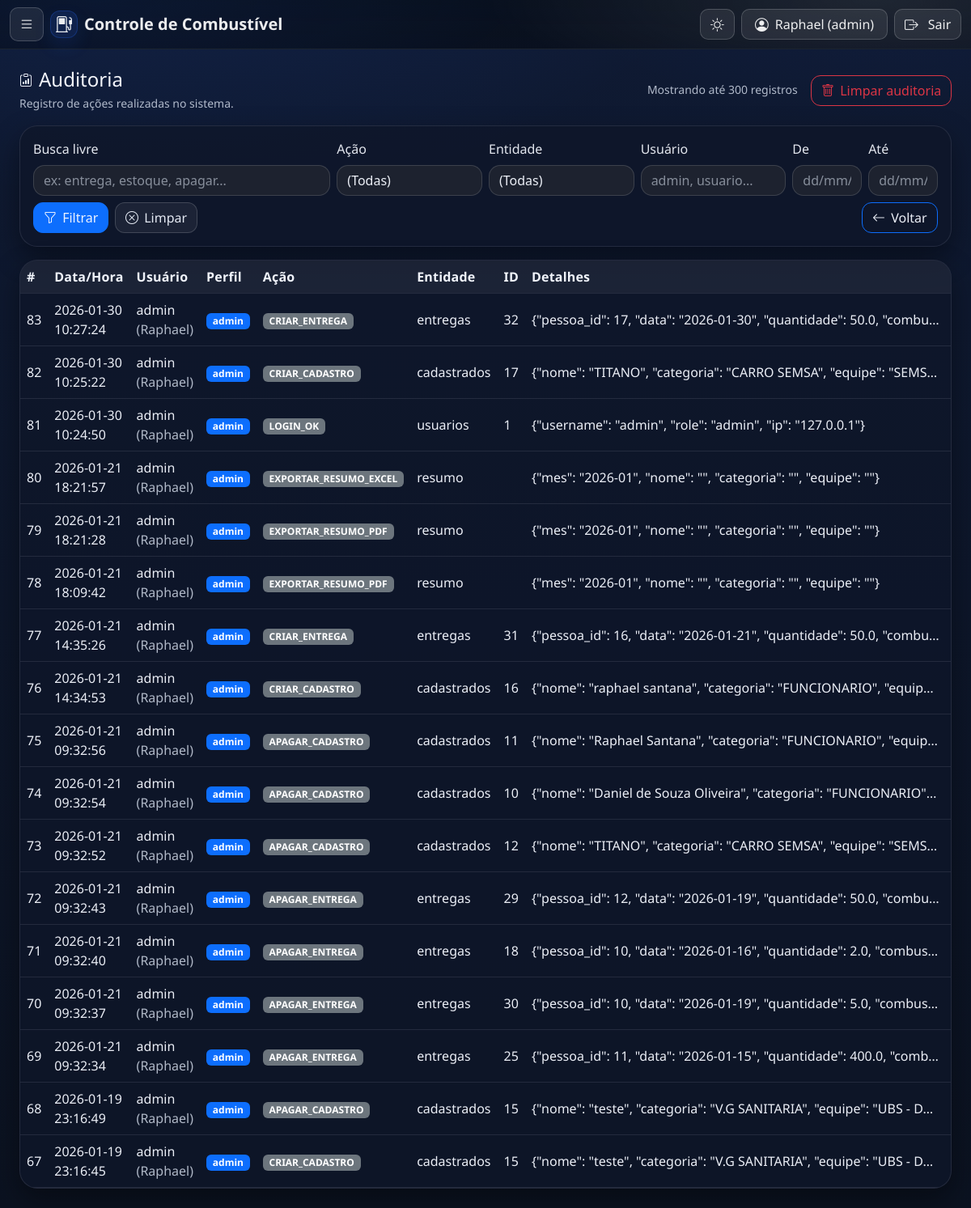
Screenshot of /auditoria (signed in) with the database file from the repository.
### tables this page shows
CREATE TABLE auditoria (
        id INTEGER PRIMARY KEY AUTOINCREMENT,
        datahora TEXT NOT NULL,
        user_id INTEGER,
        username TEXT,
        nome_exibicao TEXT,
        role TEXT,
        acao TEXT NOT NULL,
        entidade TEXT,
        entidade_id INTEGER,
        detalhes TEXT,
        ip TEXT
    );

### app.py (the view)
@app.route("/auditoria")
@admin_required
def auditoria():
    q = (request.args.get("q") or "").strip()
    acao = (request.args.get("acao") or "").strip()
    entidade = (request.args.get("entidade") or "").strip()
    username = (request.args.get("username") or "").strip()
    data_ini = (request.args.get("ini") or "").strip()
    data_fim = (request.args.get("fim") or "").strip()
    sql = """
        SELECT id, datahora, user_id, username, nome_exibicao, role,
               acao, entidade, entidade_id, detalhes, ip
        FROM auditoria
        WHERE 1=1
    """
    params = []
    if q:
        like = f"%{q}%"
        sql += " AND (acao LIKE ? OR entidade LIKE ? OR detalhes LIKE ? OR username LIKE ? OR nome_exibicao LIKE ?)"
        params += [like, like, like, like, like]
    if acao:
        sql += " AND acao = ?"
        params.append(acao)
    if entidade:
        sql += " AND entidade = ?"
        params.append(entidade)
    if username:
        likeu = f"%{username}%"
        sql += " AND (username LIKE ? OR nome_exibicao LIKE ?)"
        params += [likeu, likeu]
    if data_ini:
        sql += " AND substr(datahora,1,10) >= ?"
        params.append(data_ini)
    if data_fim:
        sql += " AND substr(datahora,1,10) <= ?"
        params.append(data_fim)
    sql += " ORDER BY id DESC LIMIT 300"
    with sqlite3.connect(DB_FILE) as conn:
        cursor = conn.cursor()
        cursor.execute(sql, tuple(params))
        rows = cursor.fetchall()
        cursor.execute("SELECT DISTINCT acao FROM auditoria ORDER BY acao")
        acoes = [r[0] for r in cursor.fetchall()]
        cursor.execute("""
            SELECT DISTINCT entidade
            FROM auditoria
            WHERE entidade IS NOT NULL AND entidade <> ''
            ORDER BY entidade
        """)
        entidades = [r[0] for r in cursor.fetchall()]
    return render_template(
        "auditoria.html",
        rows=rows,
        acoes=acoes,
        entidades=entidades,
        q=q,
        acao_sel=acao,
        entidade_sel=entidade,
        username_sel=username,
        ini=data_ini,
        fim=data_fim,
        u=session.get("user")
    )

### app.py (called while the page is built)
def _ensure_csrf_token():
    if "csrf_token" not in session:
        session["csrf_token"] = secrets.token_urlsafe(32)
    return session["csrf_token"]

@app.context_processor
def inject_csrf():
    def csrf_token():
        return _ensure_csrf_token()
    def csrf_input():
        return f'<input type="hidden" name="csrf_token" value="{_ensure_csrf_token()}">'
    return dict(csrf_token=csrf_token, csrf_input=csrf_input)

@app.before_request
def csrf_protect():
    _ensure_csrf_token()
    if request.method in ("POST", "PUT", "PATCH", "DELETE"):
        token_form = request.form.get("csrf_token")
        token_header = request.headers.get("X-CSRF-Token")
        token = token_form or token_header
        if not token or token != session.get("csrf_token"):
            abort(400)

def usuario_logado():
    return session.get("user")

def admin_required(fn):
    @wraps(fn)
    def wrapper(*args, **kwargs):
        u = usuario_logado()
        if not u:
            return redirect("/login?" + urlencode({"next": request.full_path or request.path}))
        if u.get("role") != "admin":
            abort(403)
        return fn(*args, **kwargs)
    return wrapper

### templates/auditoria.html (shortened to what this page needs)
{% extends "base.html" %}
{% block content %}
<div class="container-xxl">
  <div class="d-flex flex-wrap justify-content-between align-items-center gap-2 mb-3">
    <div>
      <div class="d-flex align-items-center gap-2 mb-1">
        <span class="icon-chip"><i class="bi bi-clipboard-data"></i></span>
        <h4 class="mb-0">Auditoria</h4>
      </div>
      <div class="text-muted small">
        Registro de ações realizadas no sistema.
      </div>
    </div>
    <div class="d-flex align-items-center gap-3">
      <small class="text-muted">Mostrando até 300 registros</small>
      {% if u and u.get('role') == 'admin' %}
        <form method="post"
              action="/auditoria/apagar-tudo"
              onsubmit="return confirm(
                'ATENÇÃO!\n\nIsso irá apagar todos os registros atuais da auditoria.\n\nEssa ação será registrada.\n\nDeseja continuar?'
              );"
              class="d-inline">
          <button class="btn btn-outline-danger btn-fixed" type="submit">
            <i class="bi bi-trash"></i> Limpar auditoria
          </button>
        </form>
      {% endif %}
    </div>
  </div>
  <form class="card mb-3" method="get">
    <div class="card-body">
      <div class="row g-2">
        <div class="col-md-4">
          <label class="form-label">Busca livre</label>
          <input class="form-control"
                 name="q"
                 value="{{ q }}"
                 placeholder="ex: entrega, estoque, apagar...">
        </div>
        <div class="col-md-2">
          <label class="form-label">Ação</label>
          <select class="form-select" name="acao">
            <option value="">(Todas)</option>
          </select>
        </div>
        <div class="col-md-2">
          <label class="form-label">Entidade</label>
          <select class="form-select" name="entidade">
            <option value="">(Todas)</option>
          </select>
        </div>
        <div class="col-md-2">
          <label class="form-label">Usuário</label>
          <input class="form-control"
                 name="username"
                 value="{{ username_sel }}"
                 placeholder="admin, usuario...">
        </div>
        <div class="col-md-1">
          <label class="form-label">De</label>
          <input class="form-control js-date"
                 type="text"
                 name="ini"
                 value="{{ ini }}"
                 placeholder="dd/mm/aaaa"
                 autocomplete="off">
        </div>
        <div class="col-md-1">
          <label class="form-label">Até</label>
          <input class="form-control js-date"
                 type="text"
                 name="fim"
                 value="{{ fim }}"
                 placeholder="dd/mm/aaaa"
                 autocomplete="off">
        </div>
        <div class="col-12 d-flex gap-2 mt-2">
          <button class="btn btn-primary btn-fixed" type="submit">
            <i class="bi bi-funnel"></i> Filtrar
          </button>
          <a class="btn btn-outline-secondary btn-fixed" href="/auditoria">
            <i class="bi bi-x-circle"></i> Limpar
          </a>
          <a class="btn btn-outline-primary btn-fixed ms-auto" href="/usuarios">
            <i class="bi bi-arrow-left"></i> Voltar
          </a>
        </div>
      </div>
    </div>
  </form>
  <div class="card shadow-sm">
    <div class="table-responsive">
      <table class="table table-hover align-middle mb-0">
        <thead class="table-light">
          <tr>
            <th>#</th>
            <th>Data/Hora</th>
            <th>Usuário</th>
            <th>Perfil</th>
            <th>Ação</th>
            <th>Entidade</th>
            <th>ID</th>
            <th>Detalhes</th>
            <th>IP</th>
          </tr>
        </thead>
        <tbody>
          {% for r in rows %}
          <tr>
            <td>{{ r[0] }}</td>
            <td>{{ r[1] }}</td>
            <td>
              {{ r[3] or r[2] }}
              {% if r[4] %}
                <span class="text-muted">({{ r[4] }})</span>
              {% endif %}
            </td>
            <td>
              <span class="badge {% if (r[5] or '') == 'admin' %}text-bg-primary{% else %}text-bg-secondary{% endif %}">
                {{ r[5] or '' }}
              </span>
            </td>
            <td>
              <span class="badge text-bg-secondary">{{ r[6] or '' }}</span>
            </td>
            <td>{{ r[7] or "" }}</td>
            <td>{{ r[8] or "" }}</td>
            <td class="text-truncate" style="max-width:520px;">
              {{ r[9] or "" }}
            </td>
            <td>{{ r[10] or "" }}</td>
          </tr>
          {% endfor %}
        </tbody>
      </table>
    </div>
  </div>
</div>
{% endblock %}

### templates/base.html (shortened to what this page needs)
<!DOCTYPE html>
<html lang="pt-br">
<head>
  <link href="https://cdn.jsdelivr.net/npm/bootstrap@5.3.3/dist/css/bootstrap.min.css" rel="stylesheet">
  <link href="https://cdn.jsdelivr.net/npm/bootstrap-icons@1.11.3/font/bootstrap-icons.min.css" rel="stylesheet">
  <link rel="stylesheet" href="https://cdn.jsdelivr.net/npm/flatpickr/dist/flatpickr.min.css">
  <link rel="stylesheet" href="https://cdn.jsdelivr.net/npm/flatpickr/dist/plugins/monthSelect/style.css">
  <link rel="stylesheet" href="{{ url_for('static', filename='style.css') }}">
</head>
{% set u = session.get('user') %}
{% set page_name = (request.path.split('/')[1] if request.path != '/' else 'home') %}
<body
  class="{% if session.get('theme') == 'dark' %}dark{% endif %}"
  data-page="{{ page_name }}"
>
<nav class="navbar navbar-pro">
  <div class="container-fluid">
    {% if u %}
      <button class="btn btn-ghost btn-fixed me-2"
              type="button"
              data-bs-toggle="offcanvas"
              data-bs-target="#menuLateral"
              aria-controls="menuLateral"
              title="Menu">
        <i class="bi bi-list"></i>
      </button>
    {% endif %}
    <a class="navbar-brand fw-semibold d-flex align-items-center gap-2"
       href="{% if u and u.get('role')!='admin' %}/entrega{% else %}/cadastro{% endif %}">
      <span class="brand-badge"><i class="bi bi-fuel-pump"></i></span>
      <span>Controle de Combustível</span>
    </a>
    <div class="ms-auto d-flex align-items-center gap-2">
      {% if u %}
        <a class="btn btn-ghost btn-fixed"
           href="/tema/toggle"
           title="Alternar tema">
          <i class="bi {% if session.get('theme') == 'dark' %}bi-sun{% else %}bi-moon-stars{% endif %}"></i>
        </a>
        <a class="btn btn-ghost btn-fixed d-inline-flex align-items-center gap-2 px-3"
           href="{% if u.get('role') == 'admin' %}/usuarios{% else %}/resumo{% endif %}"
           title="{% if u.get('role') == 'admin' %}Gerenciar usuários{% else %}Ver resumo{% endif %}">
          <i class="bi bi-person-circle"></i>
          <span class="d-none d-md-inline">
            {{ u.get('nome_exibicao','') }} ({{ u.get('role','') }})
          </span>
        </a>
        <a class="btn btn-ghost btn-fixed"
           href="/logout"
           title="Sair">
          <i class="bi bi-box-arrow-right me-1"></i>Sair
        </a>
      {% else %}
        <a class="btn btn-ghost btn-fixed" href="/login">
          <i class="bi bi-box-arrow-in-right me-1"></i>Entrar
        </a>
      {% endif %}
    </div>
  </div>
</nav>
<main class="container-fluid py-4 page-wrap">
  {% block content %}{% endblock %}
</main>
</body>
</html>

### rows the page displays
auditoria: id "83", datahora "2026-01-30 10:27:24", username "admin", nome_exibicao "Raphael", role "admin", acao "CRIAR_ENTREGA", entidade "entregas", entidade "32", detalhes "{\"pessoa_id\": 17, \"data\": \"2026-01-30\", \"quantidade\": 50.0, \"combu…"
auditoria: id "82", datahora "2026-01-30 10:25:22", username "admin", nome_exibicao "Raphael", role "admin", acao "CRIAR_CADASTRO", entidade "cadastrados", entidade "17", detalhes "{\"nome\": \"TITANO\", \"categoria\": \"CARRO SEMSA\", \"equipe\": \"SEMS…"
auditoria: id "81", datahora "2026-01-30 10:24:50", username "admin", nome_exibicao "Raphael", role "admin", acao "LOGIN_OK", entidade "usuarios", entidade "1", detalhes "{\"username\": \"admin\", \"role\": \"admin\", \"ip\": \"127.0.0.1\"}"
auditoria: id "80", datahora "2026-01-21 18:21:57", username "admin", nome_exibicao "Raphael", role "admin", acao "EXPORTAR_RESUMO_EXCEL", entidade "resumo", detalhes "{\"mes\": \"2026-01\", \"nome\": \"\", \"categoria\": \"\", \"equipe\": \"\"}"
auditoria: id "79", datahora "2026-01-21 18:21:28", username "admin", nome_exibicao "Raphael", role "admin", acao "EXPORTAR_RESUMO_PDF", entidade "resumo", detalhes "{\"mes\": \"2026-01\", \"nome\": \"\", \"categoria\": \"\", \"equipe\": \"\"}"
auditoria: id "78", datahora "2026-01-21 18:09:42", username "admin", nome_exibicao "Raphael", role "admin", acao "EXPORTAR_RESUMO_PDF", entidade "resumo", detalhes "{\"mes\": \"2026-01\", \"nome\": \"\", \"categoria\": \"\", \"equipe\": \"\"}"
auditoria: id "77", datahora "2026-01-21 14:35:26", username "admin", nome_exibicao "Raphael", role "admin", acao "CRIAR_ENTREGA", entidade "entregas", entidade "31", detalhes "{\"pessoa_id\": 16, \"data\": \"2026-01-21\", \"quantidade\": 50.0, \"combu…"
auditoria: id "76", datahora "2026-01-21 14:34:53", username "admin", nome_exibicao "Raphael", role "admin", acao "CRIAR_CADASTRO", entidade "cadastrados", entidade "16", detalhes "{\"nome\": \"raphael santana\", \"categoria\": \"FUNCIONARIO\", \"equip…"
auditoria: id "75", datahora "2026-01-21 09:32:56", username "admin", nome_exibicao "Raphael", role "admin", acao "APAGAR_CADASTRO", entidade "cadastrados", entidade "11", detalhes "{\"nome\": \"Raphael Santana\", \"categoria\": \"FUNCIONARIO\", \"equip…"
auditoria: id "74", datahora "2026-01-21 09:32:54", username "admin", nome_exibicao "Raphael", role "admin", acao "APAGAR_CADASTRO", entidade "cadastrados", entidade "10", detalhes "{\"nome\": \"Daniel de Souza Oliveira\", \"categoria\": \"FUNCIONARIO\"…"
auditoria: id "73", datahora "2026-01-21 09:32:52", username "admin", nome_exibicao "Raphael", role "admin", acao "APAGAR_CADASTRO", entidade "cadastrados", entidade "12", detalhes "{\"nome\": \"TITANO\", \"categoria\": \"CARRO SEMSA\", \"equipe\": \"SEMS…"
auditoria: id "72", datahora "2026-01-21 09:32:43", username "admin", nome_exibicao "Raphael", role "admin", acao "APAGAR_ENTREGA", entidade "entregas", entidade "29", detalhes "{\"pessoa_id\": 12, \"data\": \"2026-01-19\", \"quantidade\": 50.0, \"combu…"
auditoria: id "71", datahora "2026-01-21 09:32:40", username "admin", nome_exibicao "Raphael", role "admin", acao "APAGAR_ENTREGA", entidade "entregas", entidade "18", detalhes "{\"pessoa_id\": 10, \"data\": \"2026-01-16\", \"quantidade\": 2.0, \"combus…"
auditoria: id "70", datahora "2026-01-21 09:32:37", username "admin", nome_exibicao "Raphael", role "admin", acao "APAGAR_ENTREGA", entidade "entregas", entidade "30", detalhes "{\"pessoa_id\": 10, \"data\": \"2026-01-19\", \"quantidade\": 5.0, \"combus…"
auditoria: id "69", datahora "2026-01-21 09:32:34", username "admin", nome_exibicao "Raphael", role "admin", acao "APAGAR_ENTREGA", entidade "entregas", entidade "25", detalhes "{\"pessoa_id\": 11, \"data\": \"2026-01-15\", \"quantidade\": 400.0, \"comb…"
auditoria: id "68", datahora "2026-01-19 23:16:49", username "admin", nome_exibicao "Raphael", role "admin", acao "APAGAR_CADASTRO", entidade "cadastrados", entidade "15", detalhes "{\"nome\": \"teste\", \"categoria\": \"V.G SANITARIA\", \"equipe\": \"UBS - D…"
auditoria: id "67", datahora "2026-01-19 23:16:45", username "admin", nome_exibicao "Raphael", role "admin", acao "CRIAR_CADASTRO", entidade "cadastrados", entidade "15", detalhes "{\"nome\": \"teste\", \"categoria\": \"V.G SANITARIA\", \"equipe\": \"UBS - D…"

### other values shown
{{ u.get('nome_exibicao','') }} "Raphael"
{{ u.get('role','') }} "admin"
